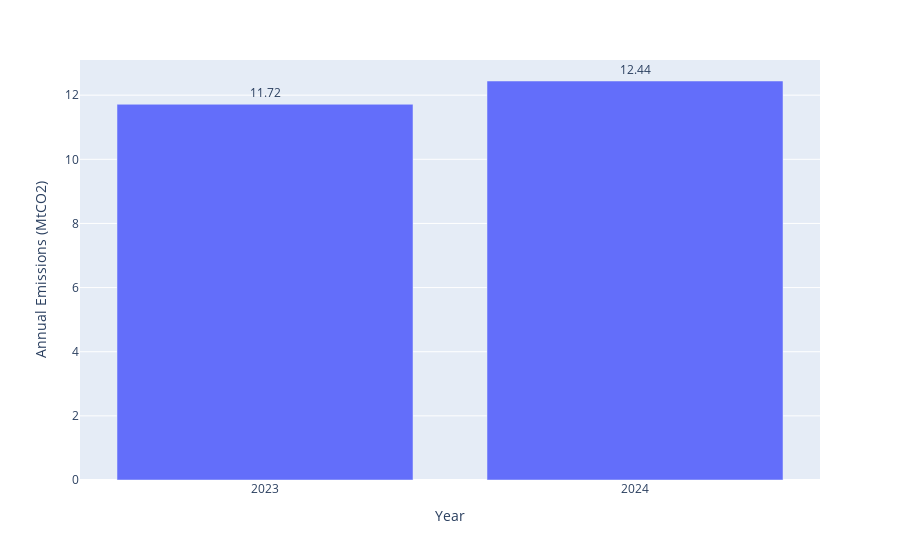

The code cell stored with this chart in its notebook:
### Code cell
em_sw = pd.read_csv(model_outputs_path+'/emissions.csv')
em_sw['AnnualEmissions_MtCO2_per_yr'] = em_sw['AnnualEmissions_tCO2_per_yr'] / 1000000
sce.annual_emmissions(em_sw, 'PERIOD', 'AnnualEmissions_MtCO2_per_yr')

### Figure 1 — Plotly figure (JSON) as saved in the notebook; plotly's stock layout.template omitted (floating-point values rounded to 4 significant figures)
{"data": [{"alignmentgroup": "True", "hovertemplate": "Year=%{x}<br>Annual Emissions (MtCO2)=%{text}<extra></extra>", "legendgroup": "", "marker": {"color": "#636efa", "pattern": {"shape": ""}}, "name": "", "offsetgroup": "", "orientation": "v", "showlegend": false, "text": [11.72, 12.44], "textposition": "outside", "texttemplate": "%{text:.2f}", "type": "bar", "x": [2023, 2024], "xaxis": "x", "y": [11.72, 12.44], "yaxis": "y"}], "layout": {"barmode": "relative", "legend": {"tracegroupgap": 0}, "margin": {"t": 60}, "xaxis": {"anchor": "y", "domain": [0, 1], "tickvals": [2023, 2024], "title": {"text": "Year"}}, "yaxis": {"anchor": "x", "domain": [0, 1], "title": {"text": "Annual Emissions (MtCO2)"}}}}
